Frame 1 (no input): blank canvas, image omitted
Frame 60 (the mouse pressed at the canvas centre just before this capture): blank canvas, image omitted
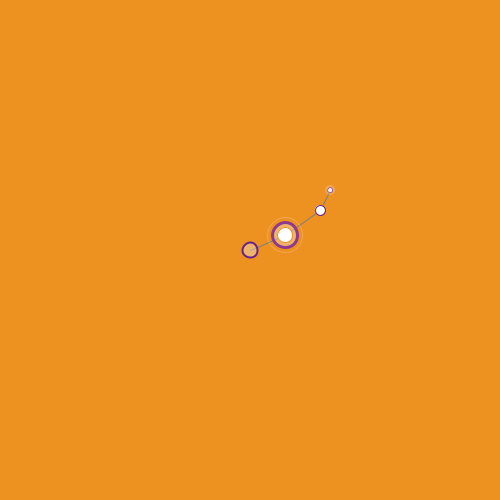
Frame 120 (the mouse held since frame 60 and released just before this capture)

The Processing sketch whose frames 1 and 60 were blank and that drew this single picture after the mouse press (run headless with seeded random() and noise(); from frame 60 on, the mouse is pressed at the canvas centre):

// Processing sketch: processing_18847
// ── processing_18847.pde

//01/26/2011 | Kelsey Falter | kfalter@nd.edu
//created for Emerging Formats for Digital Art, University of Notre Dame

////setup: this defines the size of the sketch

void setup() {
  size (500,500); //the size of my sketch in pixels
  smooth (); //turns on anti-aliasing for smoothing
}

////draw: this is the drawing

void draw() {
  //background color in RGB
  background(237, 145, 33); //background color: carrot
  
  //set so circle is referencing the center point of my circle
  ellipseMode(CENTER);
  
 /////// LINES
 //// ALL COMPONENTS OF Line 1 to 2
 stroke(126); 
 line(mouseX, mouseY, mouseX+35, mouseY-15);
 
 //// ALL COMPONENTS OF Line 2 to 3
 stroke(126);
 line(mouseX+35, mouseY-15, mouseX+70, mouseY-40);
 
 //// ALL COMPONENTS OF Line 3 to 4
 stroke(126); 
 line(mouseX+70, mouseY-40, mouseX+80, mouseY-60);

 /////// CIRCLES
 //// ALL COMPONENTS OF CIRCLE 1
  stroke (104, 34, 139); //color of stroke: dark orchid
  strokeWeight (2); //stroke will have a width of 3
  fill (244, 244, 244, 90); //color of 1/5 circle fill: light gray/bright white with 90% opacity
  ellipse(mouseX, mouseY, 15, 15); //first x&y variables are center pt, then width/height
  
  //// ALL COMPONENTS OF CIRCLE 2
  //outer circle of circle number 2 (2/5 circles)
  stroke (142, 56, 142); //color of stroke: purple/beet color
  strokeWeight (3); //stroke will have a width of 3
  fill (244, 244, 244, 90); //color of 2/5 circle fill: light gray/bright white with 90% opacity
  ellipse(mouseX+35, mouseY-15, 25, 25); //first x&y variables are center pt, then width/height
  
  //inner circle of the circle number 2 (2/5 circles)
  stroke (237, 145, 33); //color of stroke: carrot
  strokeWeight (1); //stroke will have a width of 1
  fill (255, 255, 255); //color of 2/5 circle fill: white
  ellipse(mouseX+35, mouseY-15, 15, 15); //first x&y variables are center pt, then width/height
  
  //circle number 2 glow ring (2/5)
  stroke (255, 255, 255, 50); //color of stroke: white with 50% opacity
  strokeWeight (1); //stroke will have a width of 1
  noFill (); //color of 2/5 circle fill: none
  ellipse(mouseX+35, mouseY-15, 35, 35); //first x&y variables are center pt, then width/height
  
  //// ALL COMPONENTS OF CIRCLE 3
  //circle number 3 (3/5)
  stroke (104, 34, 139); //color of stroke: dark orchid
  strokeWeight (1); //stroke will have a width of 1
  fill (255, 255, 255); //color of 3/5 circle fill: white
  ellipse(mouseX+70, mouseY-40, 10, 10); //first x&y variables are center pt, then width/height
  
  //// ALL COMPONENTS OF CIRCLE 4
  //circle number 4 (4/5)
  stroke (142, 56, 142); //color of stroke: purple/beet color
  strokeWeight (1); //stroke will have a width of 1
  fill (244, 244, 244); //color of 4/5 circle fill: light gray/bright white
  ellipse(mouseX+80, mouseY-60, 5, 5); //first x&y variables are center pt, then width/height
  
  //circle number 4 glow (4/5)
  noStroke (); //color of stroke: none
  fill (255, 255, 255, 50); //color of 4/5 circle fill: white
  ellipse(mouseX+80, mouseY-60, 10, 10); //first x&y variables are center pt, then width/height
  
  
  
  
  
 
  
}
